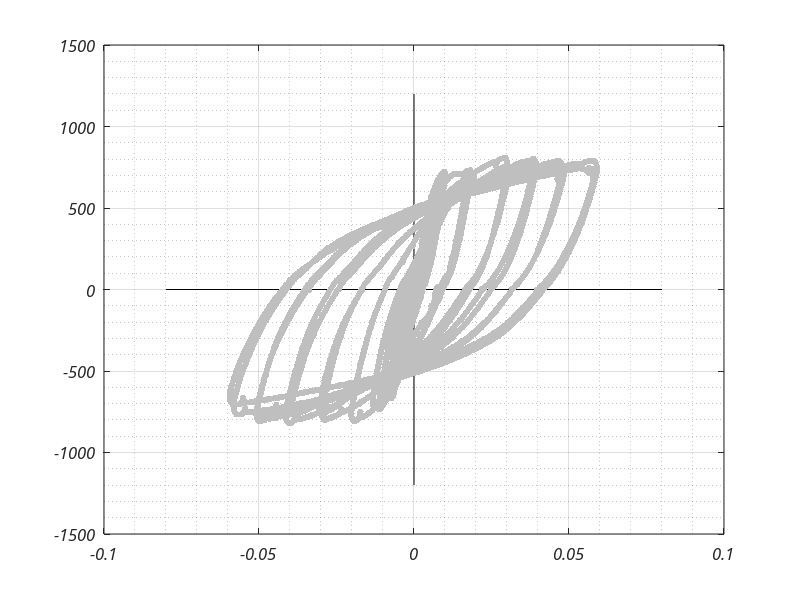

The MATLAB source for this figure: (Note: this script raises an error after producing the figure.)
clc
clear
close all

set(0,'DefaultAxesFontName','Calibri')
set(0,'DefaultAxesFontAngle','italic')
set(0,'DefaultTextFontName','Calibri')
set(0,'DefaultTextFontAngle','italic')

test = load('CB1_test.txt');
testE = load('CB1.txt');
% testEtabs = load('CB1_etabs_beta0.7.txt');
testEtabs = load('CB1_etabs_beta1.0.txt');
L = 34;
x = [-0.08 0.08];
% y = [-200 200];
y = [-1200 1200];

% test(:,2) = test(:,2)/L;

figure;
hold on
grid on
grid minor
box on
set(gca,'fontsize',12);
set(gcf,'Position',[100 100 600 450])

line(x,[0,0],'Color','black');
line([0,0],y,'Color','black');

plt0 = plot(test(:,1)/100,test(:,2)*4.4482,'.','MarkerSize',14,'color',[0.75 0.75 0.75]);

dirResults = 'Results_draft4.1';
dirResults2 = 'Results_spring';
dirResults3 = 'Results_momSpring';

modelFile = load([dirResults '/' 'Displacement.txt']);
% modelFile2 = load([dirResults2 '/' 'Displacement.txt']);
plt1 = plot(modelFile(:,2)/L,modelFile(:,1)*4.4482,'b','linewidth',1);
% plt2 = plot(modelFile2(:,2)/L,modelFile2(:,1),'r','linewidth',1.5);
% legend([plt1 plt2],'\Omega_{fac} = 1.0','\Omega_{fac} = 0.75','location','southeast')
% plt2 = plot(testEtabs(:,1),testEtabs(:,2)*4.4482,'--','color',[1 0 0 0.6],'linewidth',2.0);

modelFile2 = load([dirResults2 '/' 'Displacement.txt']);
plt3 = plot(modelFile2(:,2)/L,modelFile2(:,1)*4.4482,':','color',[0.85 0.33 0.1 1],'linewidth',2.0);

modelFile3 = load([dirResults3 '/' 'Displacement.txt']);
plt4 = plot(modelFile3(:,2)/L,modelFile3(:,1)*4.4482,'--','color',[0.32 0.44 0.15 0.75],'linewidth',1.5);

title('CB1')
% legend([plt0,plt1],'Test','Model','location','southeast')
% legend([plt0,plt1,plt2],'Test','Model OS','Model ETABS','location','southeast')
% legend([plt0,plt1,plt3],'Test','Model OS','Shear Spring','location','southeast')
legend([plt0,plt1,plt3,plt4],'Test','Model OS','Shear Spring','Moment Springs','location','southeast')
xlabel('Chord Rotation (rad)');
% ylabel('Force (kips)');
ylabel('Force (kN)');
xlim(x)
ylim(y)


% Energy comparison
% Test
E1 = 0;
for i=1:length(testE)-1
    xp = testE(i,2);
    xn = testE(i+1,2);
    yp = testE(i+1,1);
    yn = testE(i,1);
    E1(i) = xp*yp - xn*yn;
end

xp = testE(end,2);
xn = testE(1,2);
yp = testE(1,1);
yn = testE(end,1);

E1(i+1) = xp*yp - xn*yn;
E1_tot = abs(cumsum(E1))/2;
E1_final = E1_tot(end);

E1c = cumtrapz(testE(:,2),testE(:,1));

[pks,locs] = findpeaks(testE(:,1));
locs(pks<0.0199) = [];
pks(pks<0.0199) = [];

[pksMin,locsMin] = findpeaks(-testE(:,1));
locsMin(pksMin<0.0199) = [];
pksMin(pksMin<0.0199) = [];

locsTest = [locs;locsMin;length(testE)];
locsTest = sort(locsTest);

E1_peaks = E1_tot(locsTest)';

% Model OS
aux = find(modelFile(:,2)/L > 0.0299,1);
testPartial = modelFile(1:aux,:);
aux = find(testPartial(:,2)<0,1,'last');
testPartial = modelFile(aux:end,:);

E2 = 0;
for i=1:length(testPartial)-1
    xp = testPartial(i,2)/L;
    xn = testPartial(i+1,2)/L;
    yp = testPartial(i+1,1);
    yn = testPartial(i,1);
    E2(i) = xp*yp - xn*yn;
end

xp = testPartial(end,2)/L;
xn = testPartial(1,2)/L;
yp = testPartial(1,1);
yn = testPartial(end,1);

E2(i+1) = xp*yp - xn*yn;
E2_tot = abs(cumsum(E2))/2;

E2c = cumtrapz(testPartial(:,2)/L,testPartial(:,1));

[pksM,locsM] = findpeaks(testPartial(:,2)/L);
locsM(pksM<0.0299) = [];
pksM(pksM<0.0299) = [];
flag = 0;
flag2 = 0;
cont = 1;
cont2 = 1;
while flag2 == 0
    for ii=1:length(pksM)-1
        if pksM(ii+1)<pksM(ii)*.85
            flag = 1;
            ind = ii+1;
            cont = cont + 1;
        else
            cont2 = cont2 + 1;
        end
    end
    if flag == 1
        locsM(ind) = [];
        pksM(ind) = [];
        flag = 0;
    end
    if cont2 == ii+1
        flag2 = 1;
    end
    cont2 = 1;
end

[pksMinM,locsMinM] = findpeaks(-testPartial(:,2)/L);
locsMinM(pksMinM<0.0299) = [];
pksMinM(pksMinM<0.0299) = [];

locsModel = [locsM;locsMinM;length(testPartial)];
locsModel = sort(locsModel);

E2_peaks = E2_tot(locsModel)';

% Etabs
aux = find(testEtabs(:,1) > 0.0299,1);
testPartialE = testEtabs(1:aux,:);
aux = find(testPartialE(:,2)<0,1,'last');
testPartialE = testEtabs(aux:end,:);

E3 = 0;
for i=1:length(testPartialE)-1
    xp = testPartialE(i,1);
    xn = testPartialE(i+1,1);
    yp = testPartialE(i+1,2);
    yn = testPartialE(i,2);
    E3(i) = xp*yp - xn*yn;
end

xp = testPartialE(end,1);
xn = testPartialE(1,1);
yp = testPartialE(1,2);
yn = testPartialE(end,2);

E3(i+1) = xp*yp - xn*yn;
E3_tot = abs(cumsum(E3))/2;

E3c = cumtrapz(testPartialE(:,1),testPartialE(:,2));

[pksE,locsE] = findpeaks(testPartialE(:,2));
locsE(pksE<0.0299) = [];
pksE(pksE<0.0299) = [];
flag = 0;
flag2 = 0;
cont = 1;
cont2 = 1;
while flag2 == 0
    for ii=1:length(pksE)-1
        if pksE(ii+1)<pksE(ii)*.85
            flag = 1;
            ind = ii+1;
            cont = cont + 1;
        else
            cont2 = cont2 + 1;
        end
    end
    if flag == 1
        locsE(ind) = [];
        pksE(ind) = [];
        flag = 0;
    end
    if cont2 == ii+1
        flag2 = 1;
    end
    cont2 = 1;
end

[pksMinE,locsMinE] = findpeaks(-testPartialE(:,2));
locsMinE(pksMinE<0.0299) = [];
pksMinE(pksMinE<0.0299) = [];

locsModelE = [locsE;locsMinE;length(testPartialE)];
locsModelE = sort(locsModelE);

E3_peaks = E3_tot(locsModelE)';

% Shear Spring
aux = find(modelFile2(:,2)/L > 0.0299,1);
testPartialS = modelFile2(1:aux,:);
aux = find(testPartialS(:,2)<0,1,'last');
testPartialS = modelFile2(aux:end,:);

E4 = 0;
for i=1:length(testPartialS)-1
    xp = testPartialS(i,2)/L;
    xn = testPartialS(i+1,2)/L;
    yp = testPartialS(i+1,1);
    yn = testPartialS(i,1);
    E4(i) = xp*yp - xn*yn;
end

xp = testPartialS(end,2)/L;
xn = testPartialS(1,2)/L;
yp = testPartialS(1,1);
yn = testPartialS(end,1);

E4(i+1) = xp*yp - xn*yn;
E4_tot = abs(cumsum(E4))/2;

E4c = cumtrapz(testPartialS(:,2)/L,testPartialS(:,1));

[pksS,locsS] = findpeaks(testPartialS(:,2)/L);
locsS(pksS<0.0199) = [];
pksS(pksS<0.0199) = [];
flag = 0;
flag2 = 0;
cont = 1;
cont2 = 1;
while flag2 == 0
    for ii=1:length(pksS)-1
        if pksS(ii+1)<pksS(ii)*.85
            flag = 1;
            ind = ii+1;
            cont = cont + 1;
        else
            cont2 = cont2 + 1;
        end
    end
    if flag == 1
        locsS(ind) = [];
        pksS(ind) = [];
        flag = 0;
    end
    if cont2 == ii+1
        flag2 = 1;
    end
    cont2 = 1;
end

[pksMinS,locsMinS] = findpeaks(-testPartialS(:,2)/L);
locsMinS(pksMinS<0.0199) = [];
pksMinS(pksMinS<0.0199) = [];

locsModelS = [locsS;locsMinS;length(testPartialS)];
locsModelS = sort(locsModelS);

E4_peaks = E4_tot(locsModelS)';

% Moment Spring
aux = find(modelFile3(:,2)/L > 0.0299,1);
testPartialM = modelFile3(1:aux,:);
aux = find(testPartialM(:,2)<0,1,'last');
testPartialM = modelFile3(aux:end,:);

E5 = 0;
for i=1:length(testPartialM)-1
    xp = testPartialM(i,2)/L;
    xn = testPartialM(i+1,2)/L;
    yp = testPartialM(i+1,1);
    yn = testPartialM(i,1);
    E5(i) = xp*yp - xn*yn;
end

xp = testPartialM(end,2)/L;
xn = testPartialM(1,2)/L;
yp = testPartialM(1,1);
yn = testPartialM(end,1);

E5(i+1) = xp*yp - xn*yn;
E5_tot = abs(cumsum(E5))/2;

E5c = cumtrapz(testPartialM(:,2)/L,testPartialM(:,1));

[pksM,locsM] = findpeaks(testPartialM(:,2)/L);
locsM(pksM<0.0199) = [];
pksM(pksM<0.0199) = [];
flag = 0;
flag2 = 0;
cont = 1;
cont2 = 1;
while flag2 == 0
    for ii=1:length(pksM)-1
        if pksM(ii+1)<pksM(ii)*.85
            flag = 1;
            ind = ii+1;
            cont = cont + 1;
        else
            cont2 = cont2 + 1;
        end
    end
    if flag == 1
        locsM(ind) = [];
        pksM(ind) = [];
        flag = 0;
    end
    if cont2 == ii+1
        flag2 = 1;
    end
    cont2 = 1;
end

[pksMinM,locsMinM] = findpeaks(-testPartialM(:,2)/L);
locsMinM(pksMinM<0.0199) = [];
pksMinM(pksMinM<0.0199) = [];

locsModelM = [locsM;locsMinM;length(testPartialM)];
locsModelM = sort(locsModelM);

E5_peaks = E5_tot(locsModelM)';

figure
grid minor
box on
hold on
plot(testE(:,1),E1_tot)
plot(testPartial(:,2)/L,E2_tot)
plot(testPartialE(:,1),E3_tot)
plot(testPartialS(:,2)/L,E4_tot)
plot(testPartialM(:,2)/L,E5_tot)

figure
hold on
set(gca,'fontsize',12);
set(gcf,'Position',[100 100 450 300])
grid on
box on
plot(E1_peaks*4.4482*L*25.4/1000,'linewidth',4.5,'color',[0.75 0.75 0.75])
plot(E2_peaks*4.4482*L*25.4/1000,'b','linewidth',1.5)
plot(E3_peaks*4.4482*L*25.4/1000,'--','color',[1 0 0 0.75],'linewidth',1.5)
plot(E4_peaks*4.4482*L*25.4/1000,':','color',[0.85 0.33 0.1 1],'linewidth',2)
plot(E5_peaks*4.4482*L*25.4/1000,'-.','color',[0.32 0.44 0.15 0.75],'linewidth',1)
ylabel('Cumulative Energy (kN-m)')
xlabel('Chord Rotation (cycle)')
title('Energy Dissipated CB1')
% legend('Test','Model OS','Model ETABS','Shear Spring','location','northwest')
legend('Test','Model OS','Model ETABS','Shear Spring','Moment Springs','location','northwest')
